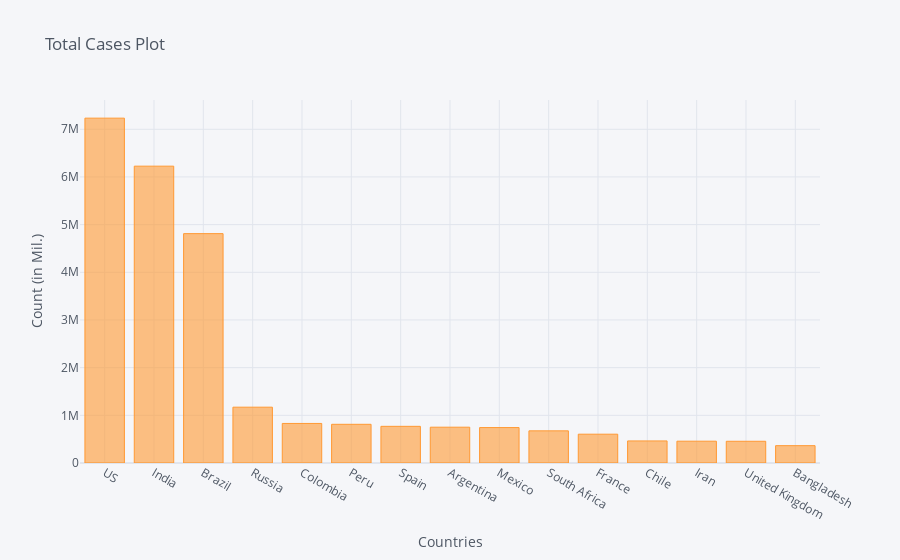

The notebook cell this image was saved under:
### Code cell
corona_dframe_agg_plot.iplot(kind='bar', x='Country/Region', y='9/30/20',
                             title='Total Cases Plot',xTitle='Countries',yTitle='Count (in Mil.)')

### Figure 1 — Plotly figure (JSON) as saved in the notebook; plotly's stock layout.template omitted (floating-point values rounded to 4 significant figures)
{"data": [{"marker": {"color": "rgba(255, 153, 51, 0.6)", "line": {"color": "rgba(255, 153, 51, 1.0)", "width": 1}}, "name": "9/30/20", "orientation": "v", "text": "", "type": "bar", "x": ["US", "India", "Brazil", "Russia", "Colombia", "Peru", "Spain", "Argentina", "Mexico", "South Africa", "France", "Chile", "Iran", "United Kingdom", "Bangladesh"], "y": [7233042, 6225763, 4810935, 1170799, 829679, 811768, 769188, 751001, 743216, 674339, 604031, 462991, 457219, 455846, 363479]}], "layout": {"legend": {"bgcolor": "#F5F6F9", "font": {"color": "#4D5663"}}, "paper_bgcolor": "#F5F6F9", "plot_bgcolor": "#F5F6F9", "title": {"font": {"color": "#4D5663"}, "text": "Total Cases Plot"}, "xaxis": {"gridcolor": "#E1E5ED", "showgrid": true, "tickfont": {"color": "#4D5663"}, "title": {"font": {"color": "#4D5663"}, "text": "Countries"}, "zerolinecolor": "#E1E5ED"}, "yaxis": {"gridcolor": "#E1E5ED", "showgrid": true, "tickfont": {"color": "#4D5663"}, "title": {"font": {"color": "#4D5663"}, "text": "Count (in Mil.)"}, "zerolinecolor": "#E1E5ED"}}}
